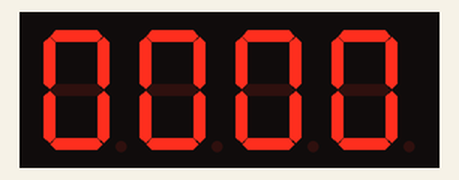
This sketch was run on a simulated Arduino Uno, built with avr-gcc and run on an emulated ATmega328P. Parts: 4-digit seven-segment display. Wiring (inferred from the names in the program): 4-digit 7-segment display, segments lit when HIGH: segments pin 2, pin 3, pin 4, pin 5, pin 6, pin 7, pin 8; digit selects pin 9, pin 10, pin 11, pin 12. The segment pins are drawn as the display they are named for.

Above: at 0.22 s.
At 4.02 s:
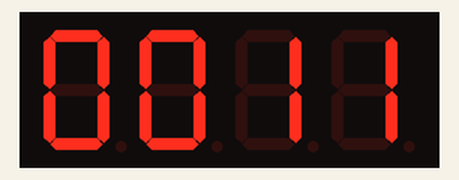
At 9.88 s:
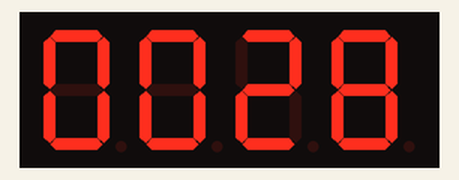
At 19.56 s:
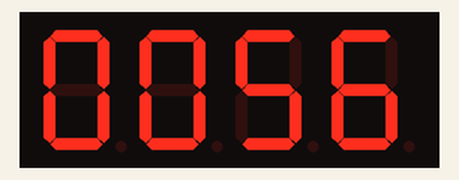
At 28.54 s:
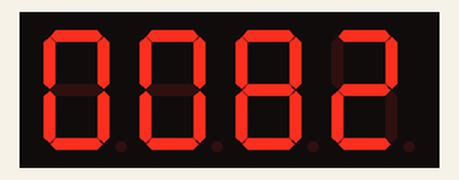
At 38.9 s:
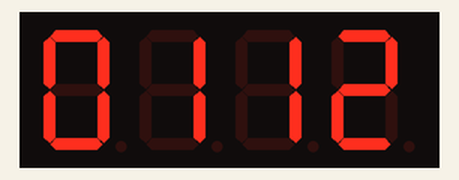

The sketch:

sevenSegmenMux.ino
```cpp
/*******************************************************************************
*
*	File name: sevenSegmentMux.ino
*
*	Author: Benedikt Orsolic
*
*	Purpouse: Prikaz dekadskog broja pomocu 7-segmentnog pokazivaca
*
*	Usage: 7-segmentni pokazivac se spoji kako je definirano u poljima:
*
*          dataBus oznacava izvode 7-segmetnog pokazivaca
*                  indexi od 0->6 redom oznacavaju izvode
*                  a, b, c, d, e, f, g
*
*          ctrlBus oznacava zajednicki izvod pojedinog decimalnog mjesta
*                  indexi redom oznacavaju znamenke indexima 0->n redom
*                  gdje 0 oznacava znamenku najvece tezine a n jedinicu.
*
*
*******************************************************************************/


/*------------------------------------------------------------------------------

	Secion: Global data structure

------------------------------------------------------------------------------*/
int numMap[10][7] = {
				{ 1,1,1,1,1,1,0 },	// 0
				{ 0,1,1,0,0,0,0 },	// 1
				{ 1,1,0,1,1,0,1 },	// 2
				{ 1,1,1,1,0,0,1 },	// 3
				{ 0,1,1,0,0,1,1 },	// 4
				{ 1,0,1,1,0,1,1 },	// 5
				{ 1,0,1,1,1,1,1 },	// 6
				{ 1,1,1,0,0,0,0 },	// 7
				{ 1,1,1,1,1,1,1 },	// 8
				{ 1,1,1,0,0,1,1 }	// 9
			};

int dataBus[] = {2,3,4,5,6,7,8};
int ctrlBus[] = {9,10,11,12};
int nDigits = 4;


/*------------------------------------------------------------------------------

	Secion: Main program

------------------------------------------------------------------------------*/


/*   Podesavanje izlaza microupravljaca.   */
void setup(){
	for(int i = 0; i<7; ++i) pinMode( dataBus[i], OUTPUT);
	for(int i = 0; i<4; ++i) pinMode( ctrlBus[i], OUTPUT);
}


/*   Ispisuje brojeve od 0 do 1000   */
void loop(){

	for( int i = 0; i<1000; ++i ) {
		for( int j = 0; j < 20; ++j ){
			printNum( i );
			delay( 1 );
		}
	}

}


/*   Prikazuje broj n.   */
void printNum( int n ){
	for( int i = nDigits - 1; i>= 0; --i ){
		writeDigit( ctrlBus[i], n%10 );
		n /= 10;
	}
}// End printNum( n )


/*   Prikazuje znamenku 4ms.   */
void writeDigit( int d, int n ){

	for( int i = 0; i<7; ++i) digitalWrite( dataBus[i], numMap[n][i] );
	digitalWrite( d, LOW );
	delay( 4 );
	digitalWrite( d, HIGH );
}
```
